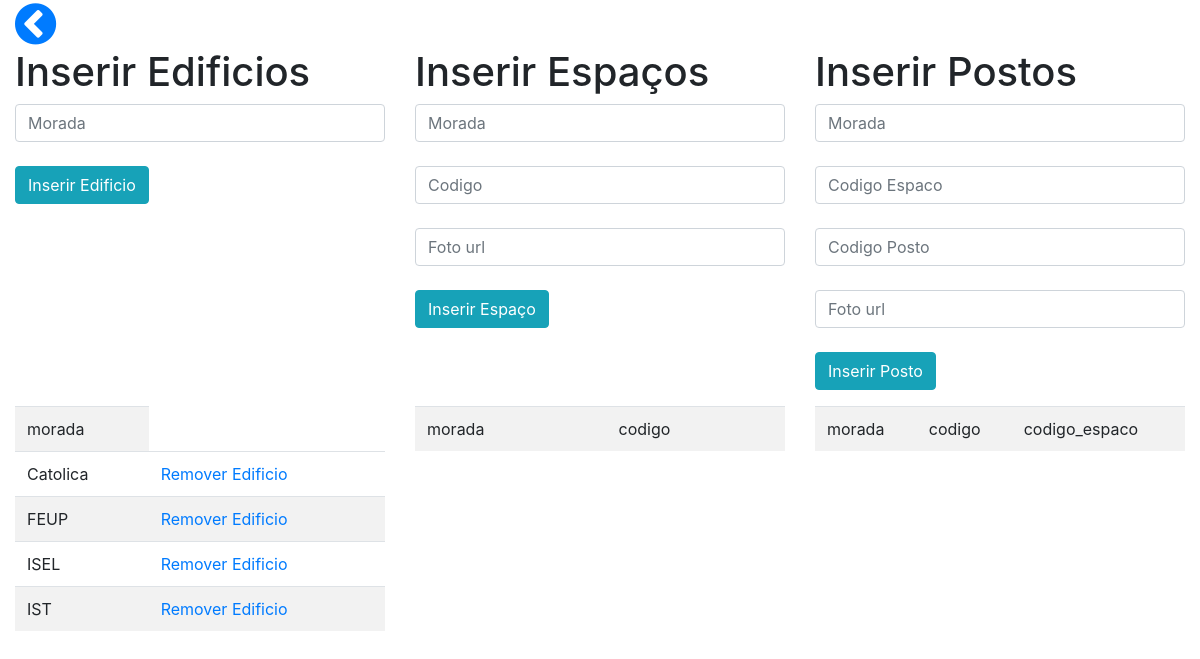
Page /web/edificio.php on the earlier database version.
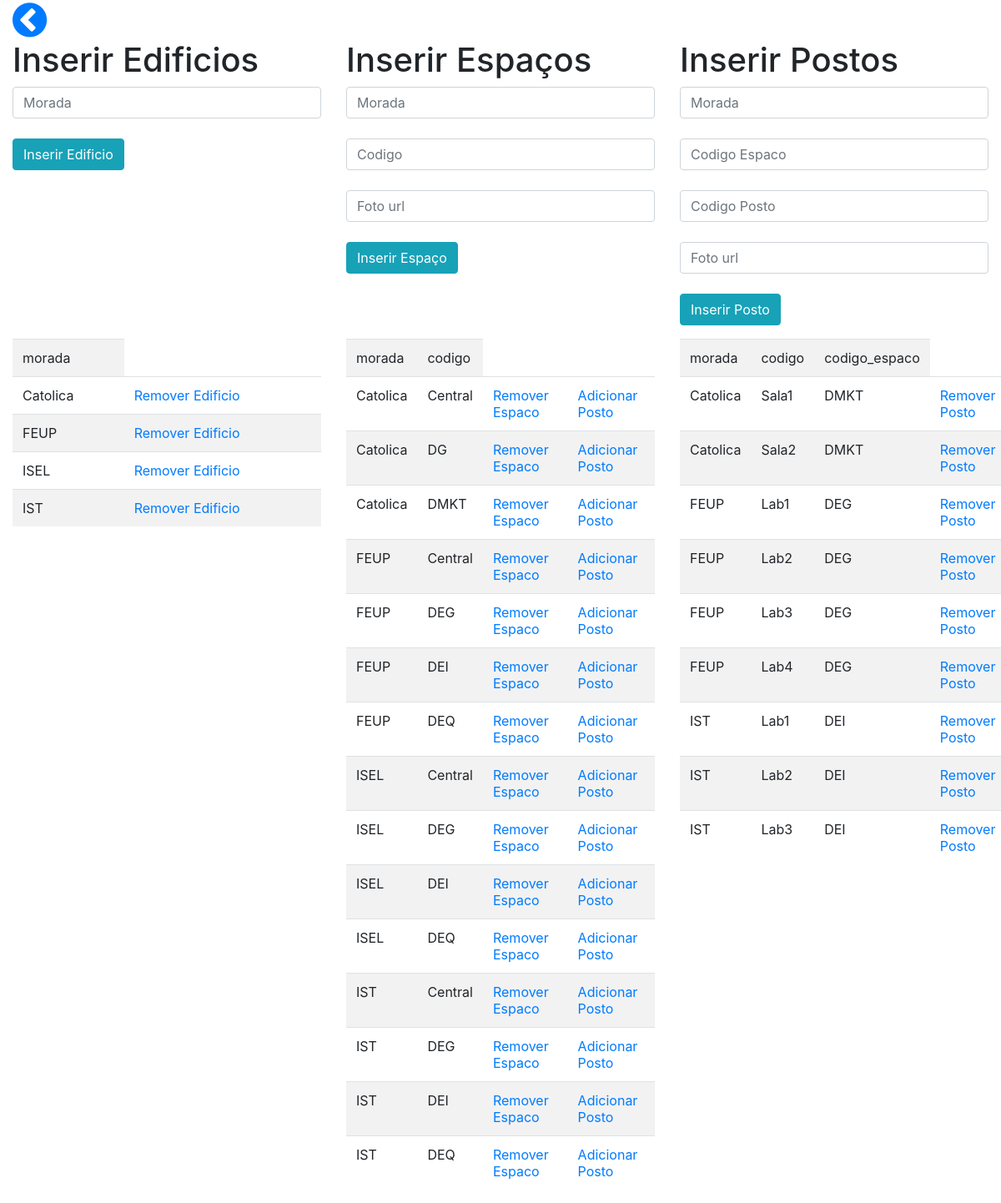
Same page on the later database version.
### tables this page shows
create table edificio (
  morada varchar(255) not null unique,
  primary key(morada));

create table espaco (
  morada varchar(255) not null,
  codigo varchar(255) not null,
  primary key(morada, codigo),
  foreign key(morada, codigo) references alugavel(morada, codigo) ON DELETE CASCADE);

create table posto (
  morada varchar(255) not null,
  codigo varchar(255) not null,
  codigo_espaco varchar(255) not null,
  primary key(morada, codigo),
  foreign key(morada, codigo) references alugavel(morada, codigo) ON DELETE CASCADE,
  foreign key(morada, codigo_espaco) references espaco(morada, codigo) ON DELETE CASCADE);

### web/edificio.php (the view, shortened to what this page needs)
<?php
    require_once './db.php';
    $page = $_SERVER['PHP_SELF'];
?>
<html>
<head>
    <link rel="stylesheet" href="https://maxcdn.bootstrapcdn.com/bootstrap/4.0.0-alpha.5/css/bootstrap.min.css">
    <link href="https://maxcdn.bootstrapcdn.com/font-awesome/4.7.0/css/font-awesome.min.css" rel="stylesheet">
</head>
<body>
<div class="container-fluid">
    <div class="row">
        <div class="col-md-4">
            <a href="./../web/"><i class="fa fa-chevron-circle-left fa-3x" aria-hidden="true"></i></a>
        </div>
    </div>
    <div class="row">
        <div class="col-md-4">
            <h1>Inserir Edificios</h1>
            <form action="<?php echo htmlspecialchars($_SERVER["PHP_SELF"]); ?>" method="post">
                <input type="text" placeholder="Morada" class="form-control" name="morada" value=""/>
                <br>
                <input type="submit" class="btn btn-info" value="Inserir Edificio"/>
            </form>
        </div>
        <div class="col-md-4">
            <h1>Inserir Espaços</h1>
            <form action="<?php echo htmlspecialchars($_SERVER["PHP_SELF"]); ?>" method="post">
                <input type="text" placeholder="Morada" class="form-control" name="morada_espaco" value=""/>
                <br>
                <input type="text" placeholder="Codigo" class="form-control" name="codigo" value=""/>
                <br>
                <input type="text" placeholder="Foto url" class="form-control" name="foto_url" value=""/>
                <br>
                <input type="submit" class="btn btn-info" value="Inserir Espaço"/>
            </form>
        </div>
        <div class="col-md-4">
            <h1>Inserir Postos</h1>
            <form action="<?php echo htmlspecialchars($_SERVER["PHP_SELF"]); ?>" method="post">
                <input type="text" placeholder="Morada" class="form-control" name="morada_posto" value="<?php echo(
                   isset($_GET['espaco_posto']) ?  htmlspecialchars($_GET['espaco_posto']) : '')?>"/>
                <br>
                <input type="text" placeholder="Codigo Espaco" class="form-control" name="codigo_espaco" value="<?php echo(
                    isset($_GET['codigo_espaco']) ?  htmlspecialchars($_GET['codigo_espaco']) : '')?>"/>
                <br>
                <input type="text" placeholder="Codigo Posto" class="form-control" name="codigo_posto" value=""/>
                <br>
                <input type="text" placeholder="Foto url" class="form-control" name="foto_url_posto" value=""/>
                <br>
                <input type="submit" class="btn btn-info" value="Inserir Posto"/>
            </form>
        </div>
    </div>
    <div class="row">
        <div class="col-md-4">
            <?php
            $sql    = "SELECT morada FROM edificio";
            $result = $db->query($sql);
            render_view_edificio($result);
            ?>
        </div>
        <div class="col-md-4">
            <?php
            $sql = "SELECT morada,codigo FROM espaco";
            $result_espaco = $db->query($sql);
            render_view_espaco($result_espaco);
            ?>
        </div>
        <div class="col-md-4">
            <?php
            $sql = "SELECT morada,codigo,codigo_espaco FROM posto";
            $result_espaco = $db->query($sql);
            render_view_posto($result_espaco);
            ?>
        </div>
    </div>
</div>
<?php
function render_view_edificio($result) {
    global $page;
    echo ("<table class=\"table table-striped table-hover\">\n");
    echo ("<tr><td>morada</td></tr>\n");
    foreach ($result as $row) {
        echo ("<tr><td>");
        echo ($row['morada']);
        echo ("</td>");
        echo ("<td><a href=\"{$page}?edificio={$row['morada']}\">Remover Edificio</a></td>\n");
        echo ("</tr>\n");
    }
    echo ("</table>\n");
}
function render_view_espaco($result) {
    global $page;
    echo ("<table class=\"table table-striped table-hover\" >\n");
    echo ("<tr><td>morada</td><td>codigo</td></tr>\n");
    foreach ($result as $row) {
        echo ("<tr><td>");
        echo ($row['morada']);
        echo ("</td>");
        echo ("<td>");
        echo ($row['codigo']);
        echo ("</td>");
        echo ("<td><a href=\"{$page}?espaco={$row['morada']}&codigo={$row['codigo']}\">Remover Espaco</a></td>\n");
        echo ("<td><a href=\"{$page}?espaco_posto={$row['morada']}&codigo_espaco={$row['codigo']}\">Adicionar
        Posto</a></td>\n");
        echo ("</tr>\n");
    }
    echo ("</table>\n");
}
function render_view_posto($result) {
    global $page;
    echo ("<table class=\"table table-striped table-hover\" >\n");
    echo ("<tr><td>morada</td><td>codigo</td><td>codigo_espaco</td></tr>\n");
    foreach ($result as $row) {
        echo ("<tr><td>");
        echo ($row['morada']);
        echo ("</td>");
        echo ("<td>");
        echo ($row['codigo']);
        echo ("</td>");
        echo ("<td>");
        echo ($row['codigo_espaco']);
        echo ("</td>");
        echo ("<td><a href=\"{$page}?posto={$row['morada']}&codigo={$row['codigo']}&codigo_espaco={$row
        ['codigo_espaco']}\">Remover Posto</a></td>\n");
        echo ("</tr>\n");
    }
    echo ("</table>\n");
}
?>
</body>
</html>

Differences in the rows shown:
added espaco: morada "Catolica", codigo "Central"
added espaco: morada "Catolica", codigo "DG"
added espaco: morada "Catolica", codigo "DMKT"
added espaco: morada "FEUP", codigo "Central"
added espaco: morada "FEUP", codigo "DEG"
added espaco: morada "FEUP", codigo "DEI"
added espaco: morada "FEUP", codigo "DEQ"
added espaco: morada "ISEL", codigo "Central"
added espaco: morada "ISEL", codigo "DEG"
added espaco: morada "ISEL", codigo "DEI"
added espaco: morada "ISEL", codigo "DEQ"
added espaco: morada "IST", codigo "Central"
added espaco: morada "IST", codigo "DEG"
added espaco: morada "IST", codigo "DEI"
added espaco: morada "IST", codigo "DEQ"
added posto: morada "Catolica", codigo "Sala1", codigo_espaco "DMKT"
added posto: morada "Catolica", codigo "Sala2", codigo_espaco "DMKT"
added posto: morada "FEUP", codigo "Lab1", codigo_espaco "DEG"
added posto: morada "FEUP", codigo "Lab2", codigo_espaco "DEG"
added posto: morada "FEUP", codigo "Lab3", codigo_espaco "DEG"
added posto: morada "FEUP", codigo "Lab4", codigo_espaco "DEG"
added posto: morada "IST", codigo "Lab1", codigo_espaco "DEI"
added posto: morada "IST", codigo "Lab2", codigo_espaco "DEI"
added posto: morada "IST", codigo "Lab3", codigo_espaco "DEI"
